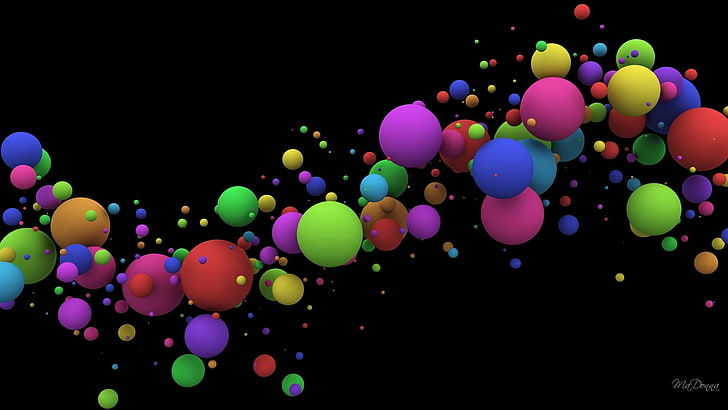
#> input picture color_balls.jpg, 728 x 410 px
$ python img_flip.py
#> lines starting #> are read from the running program, lines starting #| are printed output that depends on the picture
import cv2
path = input("Enter your image path: ")
#> the answer given: color_balls.jpg
print("You are entered path: ",path)
i = int(input("Enter a number between -1 to 1 for color scaling: "))
#> the answer given: 1
j = int(input("Enter a number between -1 to 1 for image fliping: "))
#> the answer given: 1
img = cv2.imread(path,j)
#> img is the input picture: shape (410, 728, 3); mean B, G, R 23, 21.8, 29
if i==-1:
	print("You are entered bold scale")
elif i==0:
	print("You are entered gray scale")
elif i==1:
	print("You are entered original scale")
else:
	print("You are enterd wrong digit please take right input, Good Luck!")
img = cv2.flip(img,i)
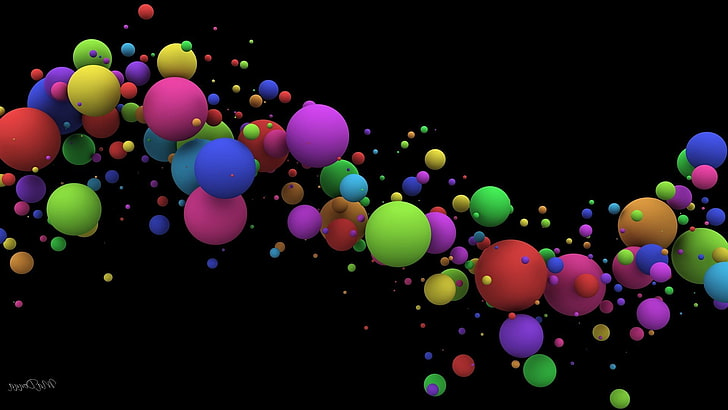
#> img: shape (410, 728, 3); mean B, G, R 23, 21.8, 29
cv2.imshow('Image',img)
k = cv2.waitKey(0)
#> (key Esc is pressed here)
s = input("Enter image path with name for save image: ")
#> the answer given: out.png
print("You are entered saving image location: ",s)
if k == ord("s"):
		cv2.imwrite(s,img)
else:
	cv2.destroyAllWindows()
